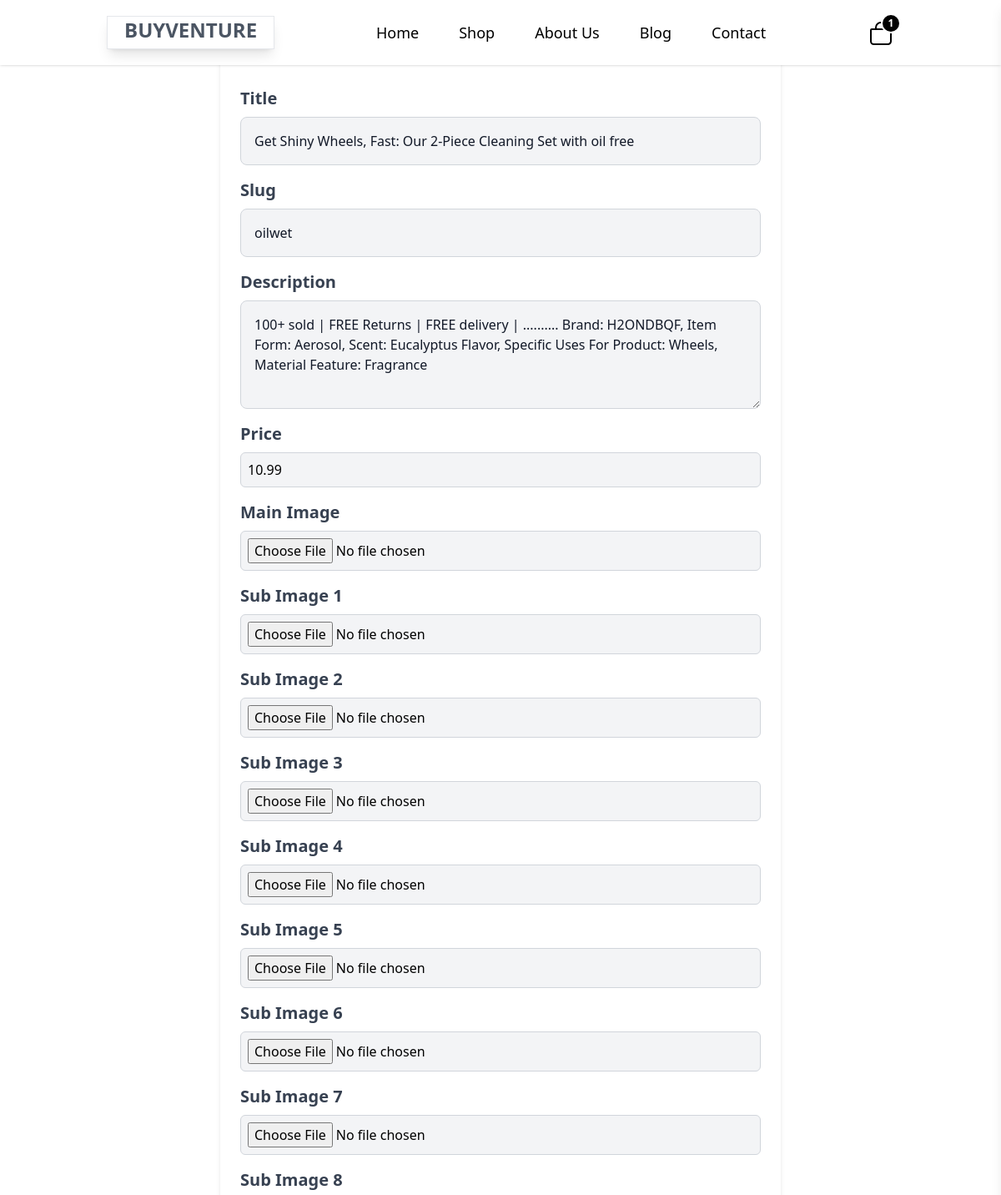
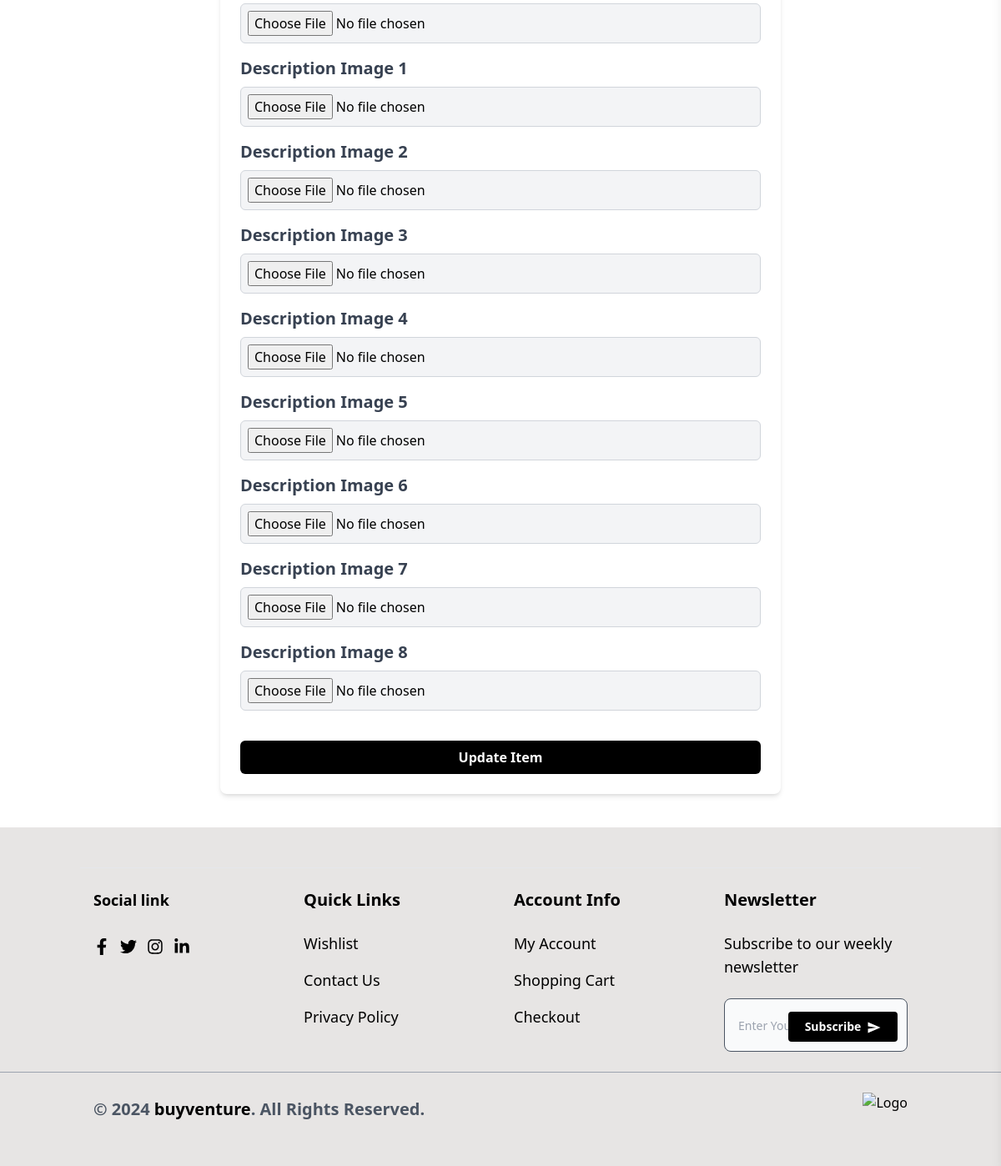
/update/10/, run on the app's committed database (2 pictures, top to bottom).
### store/models.py (models this page shows)
class Items (models.Model):
     title = models.CharField(max_length=100,unique = True)
     slug = models.SlugField(max_length=100,unique = True)
     description = models.CharField(max_length=400,blank = True)
     price = models.DecimalField(max_digits=10, decimal_places=2)
     mainimage = models.ImageField(upload_to='photos/store',blank=True)
     subimage1 = models.ImageField(upload_to='photos/store',blank=True)
     subimage2 = models.ImageField(upload_to='photos/store',blank=True)
     subimage3 = models.ImageField(upload_to='photos/store',blank=True)
     subimage4 = models.ImageField(upload_to='photos/store',blank=True)
     subimage5 = models.ImageField(upload_to='photos/store',blank=True)
     subimage6 = models.ImageField(upload_to='photos/store',blank=True)
     subimage7 = models.ImageField(upload_to='photos/store',blank=True)
     subimage8 = models.ImageField(upload_to='photos/store',blank=True)
     desimage1 = models.ImageField(upload_to='photos/store',blank=True)
     desimage2 = models.ImageField(upload_to='photos/store',blank=True)
     desimage3 = models.ImageField(upload_to='photos/store',blank=True)
     desimage4 = models.ImageField(upload_to='photos/store',blank=True)
     desimage5 = models.ImageField(upload_to='photos/store',blank=True)
     desimage6 = models.ImageField(upload_to='photos/store',blank=True)
     desimage7 = models.ImageField(upload_to='photos/store',blank=True)
     desimage8 = models.ImageField(upload_to='photos/store',blank=True)

### store/views.py (the view)
# urls.py: path('update/<int:pk>/', ItemUpdateView.as_view(), name='item-update'),
class ItemUpdateView(UpdateView):
    model = Items
    fields = ['title', 'slug', 'description', 'price', 'mainimage', 'subimage1','subimage2','subimage3','subimage4','subimage5', 'subimage6', 'subimage7','subimage8', 'desimage1', 'desimage2', 'desimage3','desimage4', 'desimage5', 'desimage6','desimage7', 'desimage8']
    template_name = 'edit.html'
    success_url = reverse_lazy('items-list')

### store/context_processors.py (called while the page is built)
def all_items(request):
    links = Items.objects.all()
    return dict(links=links)

def cart_items(request):
    carts = CartItem.objects.all()
    total_quantity = sum(item.quantity for item in carts)
    total_price = sum(item.price * item.quantity for item in carts)
    cart_length = carts.count()
    return {
        'carts': carts,
        'total_quantity': total_quantity,
        'total_price': total_price,
        'cart_length': cart_length,
    }

### store/templates/edit.html (shortened to what this page needs)
{% extends "base.html" %}
{% block content %}
<h1>Update</h1>
<div class="max-w-2xl mx-auto p-6 bg-white rounded-lg shadow-md">
    <h2 class="text-2xl font-semibold mb-6">Edit Item</h2>
    <form method="post" enctype="multipart/form-data">
        <div class="mb-4">
            <label for="title" class="block text-xl font-bold text-gray-700">Title</label>
            <input type="text" name="title" id="title" value="{{ form.title.value }}" class="block w-full p-4 mt-2 text-gray-900 border border-gray-300 rounded-lg bg-gray-100 text-base focus:ring-blue-500 focus:border-blue-500" required>
        </div>
        <div class="mb-4">
            <label for="slug" class="block text-xl font-bold text-gray-700">Slug</label>
            <input type="text" name="slug" id="slug" value="{{ form.slug.value }}" class="block w-full mt-2 p-4 text-gray-900 border border-gray-300 rounded-lg bg-gray-100 text-base focus:ring-blue-500 focus:border-blue-500" required>
        </div>
        <div class="mb-4">
            <label for="description" class="block text-xl font-bold text-gray-700">Description</label>
            <textarea name="description" id="description" rows="4" class="block w-full p-4 text-gray-900 border border-gray-300 mt-2 rounded-lg bg-gray-100 text-base focus:ring-blue-500 focus:border-blue-500" required>{{ form.description.value }}</textarea>
        </div>
        <div class="mb-4">
            <label for="price" class="block text-xl font-bold text-gray-700">Price</label>
            <input type="number" name="price" id="price" value="{{ form.price.value }}" class="mt-2 p-2 bg-gray-100 border border-gray-300 rounded-md w-full" required>
        </div>
        <div class="mb-4">
            <label for="mainimage" class="block text-xl font-bold text-gray-700">Main Image</label>
            <input type="file" name="mainimage" id="mainimage" class="mt-2 p-2 border border-gray-300 rounded-md w-full bg-gray-100">
        </div>
        <div class="mb-4">
            <label for="subimage1" class="block text-xl font-bold text-gray-700">Sub Image 1</label>
            <input type="file" name="subimage1" id="subimage1" class="mt-2 p-2 border border-gray-300 rounded-md w-full bg-gray-100">
        </div>
        <div class="mb-4">
            <label for="subimage2" class="block text-xl font-bold text-gray-700">Sub Image 2</label>
            <input type="file" name="subimage2" id="subimage2" class="mt-2 p-2 border border-gray-300 rounded-md w-full bg-gray-100">
        </div>
        <div class="mb-4">
            <label for="subimage3" class="block text-xl font-bold text-gray-700">Sub Image 3</label>
            <input type="file" name="subimage3" id="subimage3" class="mt-2 p-2 border border-gray-300 rounded-md w-full bg-gray-100">
        </div>
        <div class="mb-4">
            <label for="subimage3" class="block text-xl font-bold text-gray-700">Sub Image 4</label>
            <input type="file" name="subimage3" id="subimage4" class="mt-2 p-2 border border-gray-300 rounded-md w-full bg-gray-100">
        </div>
        <div class="mb-4">
            <label for="subimage3" class="block text-xl font-bold text-gray-700">Sub Image 5</label>
            <input type="file" name="subimage3" id="subimage5" class="mt-2 p-2 border border-gray-300 rounded-md w-full bg-gray-100">
        </div>
        <div class="mb-4">
            <label for="subimage3" class="block text-xl font-bold text-gray-700">Sub Image 6</label>
            <input type="file" name="subimage3" id="subimage6" class="mt-2 p-2 border border-gray-300 rounded-md w-full bg-gray-100">
        </div>
        <div class="mb-4">
            <label for="subimage3" class="block text-xl font-bold text-gray-700">Sub Image 7</label>
            <input type="file" name="subimage3" id="subimage7" class="mt-2 p-2 border border-gray-300 rounded-md w-full bg-gray-100">
        </div>
        <div class="mb-4">
            <label for="subimage3" class="block text-xl font-bold text-gray-700">Sub Image 8</label>
            <input type="file" name="subimage3" id="subimage8" class="mt-2 p-2 border border-gray-300 rounded-md w-full bg-gray-100">
        </div>
        <div class="mb-4">
            <label for="desimage1" class="block text-xl font-bold text-gray-700">Description Image 1</label>
            <input type="file" name="desimage1" id="desimage1" class="mt-2 p-2 border border-gray-300 rounded-md w-full bg-gray-100">
        </div>
        <div class="mb-4">
            <label for="desimage2" class="block text-xl font-bold text-gray-700">Description Image 2</label>
            <input type="file" name="desimage2" id="desimage2" class="mt-2 p-2 border border-gray-300 rounded-md w-full bg-gray-100">
        </div>
        <div class="mb-4">
            <label for="desimage3" class="block text-xl font-bold text-gray-700">Description Image 3</label>
            <input type="file" name="desimage3" id="desimage3" class="mt-2 p-2 border border-gray-300 rounded-md w-full bg-gray-100">
        </div>
        <div class="mb-4">
            <label for="desimage3" class="block text-xl font-bold text-gray-700">Description Image 4</label>
            <input type="file" name="desimage4" id="desimage3" class="mt-2 p-2 border border-gray-300 rounded-md w-full bg-gray-100">
        </div>
        <div class="mb-4">
            <label for="desimage3" class="block text-xl font-bold text-gray-700">Description Image 5</label>
            <input type="file" name="desimage5" id="desimage3" class="mt-2 p-2 border border-gray-300 rounded-md w-full bg-gray-100">
        </div>
        <div class="mb-4">
            <label for="desimage3" class="block text-xl font-bold text-gray-700">Description Image 6</label>
            <input type="file" name="desimage3" id="desimage6" class="mt-2 p-2 border border-gray-300 rounded-md w-full bg-gray-100">
        </div>
        <div class="mb-4">
            <label for="desimage3" class="block text-xl font-bold text-gray-700">Description Image 7</label>
            <input type="file" name="desimage3" id="desimage7" class="mt-2 p-2 border border-gray-300 rounded-md w-full bg-gray-100">
        </div>
        <div class="mb-4">
            <label for="desimage3" class="block text-xl font-bold text-gray-700">Description Image 8</label>
            <input type="file" name="desimage3" id="desimage8" class="mt-2 p-2 border border-gray-300 rounded-md w-full bg-gray-100">
        </div>
        <button type="submit" class="w-full bg-black text-white p-2 rounded-md font-bold mt-5">Update Item</button>
    </form>
</div>
{% endblock  %}

### data on the page
Items: title "Get Shiny Wheels, Fast: Our 2-Piece Cleaning Set with oil free", slug "oilwet", description "100+ sold | FREE Returns | FREE delivery | .......... Brand: H2ONDBQF, Item Form: Aerosol, Scent: Eucalyptus Flavor, Specific Uses For Product: Wheels, Material Feature: Fragrance", price "10.99"

### other printed values
{{ cart_length }} "1"
